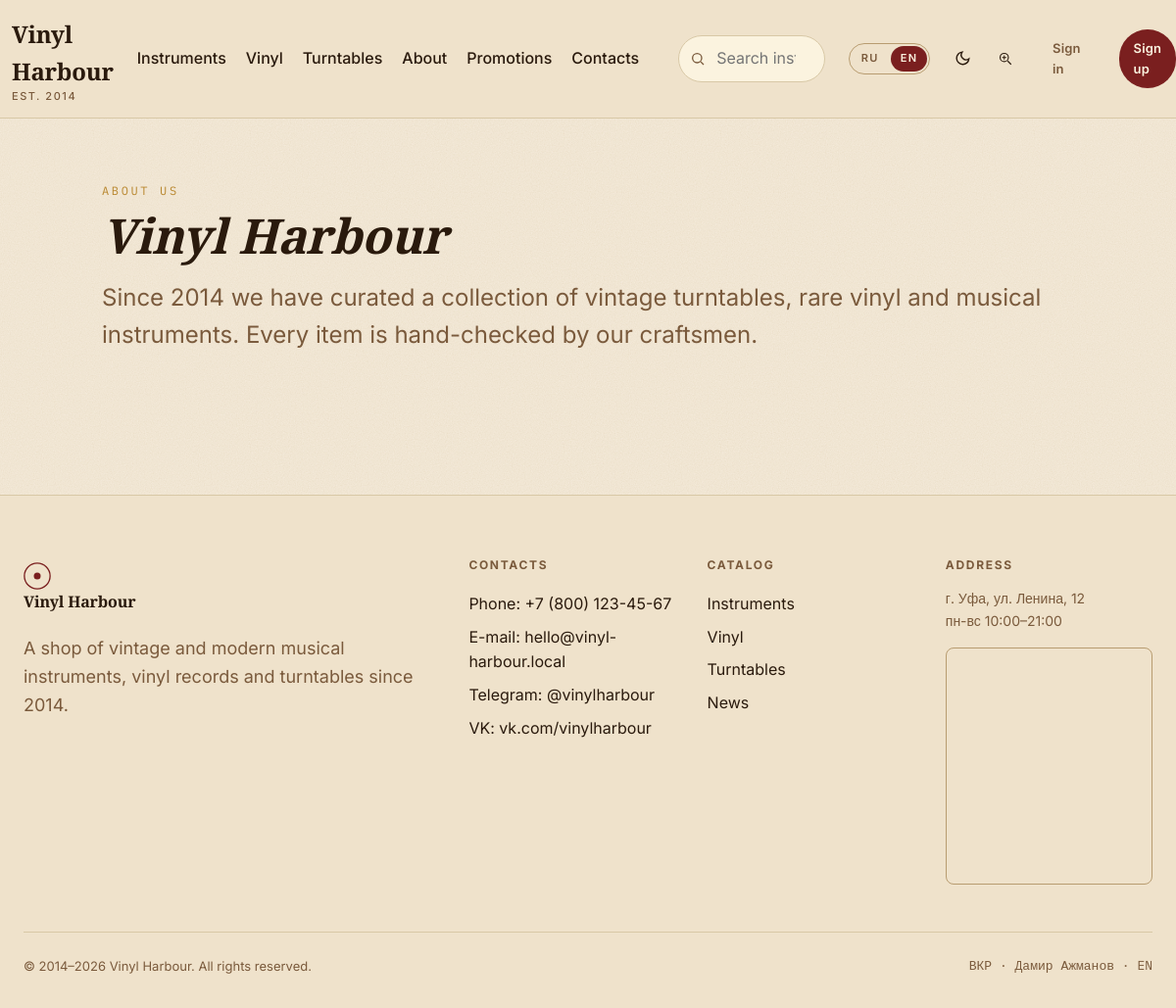
Screenshot of /about?lang=en with the database file from the repository.
### app/models.py (models this page shows, shortened)
class Category(db.Model):
    __tablename__ = "categories"
    id = db.Column(db.Integer, primary_key=True)
    slug = db.Column(db.String(64), unique=True, nullable=False)
    name_ru = db.Column(db.String(120), nullable=False)
    name_en = db.Column(db.String(120), nullable=False)
    description_ru = db.Column(db.Text, default="")
    description_en = db.Column(db.Text, default="")
    products = db.relationship("Product", backref="category", lazy="dynamic")

### app/blueprints/main/routes.py (the view)
@bp.route("/about")
def about():
    return render_template("about.html")

### app/i18n.py (called while the page is built)
def translations(lang):
    return TRANSLATIONS.get(lang, TRANSLATIONS["ru"])

### app/templates/about.html
{% extends 'base.html' %}
{% block content %}
<section class="section">
  <div class="container-default">
    <div class="section-eyebrow">{{ t.about_us }}</div>
    <h1 style="font-style: italic;">{{ t.site_name }}</h1>
    <p style="margin-top: var(--space-4); color: var(--color-text-muted); font-size: var(--text-lg);">{{ t.about_text }}</p>
  </div>
</section>
{% endblock %}

### app/templates/base.html (shortened to what this page needs)
<!DOCTYPE html>
<html lang="{{ lang }}">
<head>
  <link rel="stylesheet" href="{{ url_for('static', filename='css/style.css') }}">
</head>
<body>
<header class="site-header">
  <div class="container header-top">
    <a href="{{ url_for('main.index') }}" class="logo" aria-label="{{ t.site_name }}">
      <span>{{ t.site_name }}<small>EST. 2014</small></span>
    </a>
    <nav class="nav-main">
      <a href="{{ url_for('catalog.category', slug='instruments') }}">{{ t.instruments }}</a>
      <a href="{{ url_for('catalog.category', slug='vinyl') }}">{{ t.vinyl }}</a>
      <a href="{{ url_for('catalog.category', slug='players') }}">{{ t.players }}</a>
      <a href="{{ url_for('main.index') }}#about">{{ t.about }}</a>
      <a href="{{ url_for('main.index') }}#promotions">{{ t.promotions }}</a>
      <a href="{{ url_for('main.index') }}#contacts">{{ t.contacts }}</a>
    </nav>
    <form action="{{ url_for('main.search') }}" method="get" class="search-form-header" role="search">
      <svg width="16" height="16" viewBox="0 0 24 24" fill="none" stroke="currentColor" stroke-width="2"><circle cx="11" cy="11" r="7"/><path d="m21 21-4.3-4.3"/></svg>
      <input type="search" name="q" placeholder="{{ t.search_placeholder }}" autocomplete="off" data-search-input>
    </form>
    <div class="lang-toggle" role="group" aria-label="Language">
      <a href="?lang=ru" class="{% if lang=='ru' %}active{% endif %}">RU</a>
      <a href="?lang=en" class="{% if lang=='en' %}active{% endif %}">EN</a>
    </div>
    <button class="icon-btn" data-theme-toggle aria-label="{{ t.theme_dark }}" title="{{ t.theme_dark }}"></button>
    <button class="icon-btn" data-vision-toggle aria-label="{{ t.vision_mode }}" title="{{ t.vision_mode }}">
      <svg width="20" height="20" viewBox="0 0 24 24" fill="none" stroke="currentColor" stroke-width="1.6"><circle cx="11" cy="11" r="6"/><path d="m21 21-5-5"/><path d="M11 8v6M8 11h6" stroke-width="1.4"/></svg>
    </button>
    {% if current_user.is_authenticated %}
      <a href="{{ url_for('cart.index') }}" class="icon-btn cart-btn" aria-label="{{ t.cart }}">
        <svg width="20" height="20" viewBox="0 0 24 24" fill="none" stroke="currentColor" stroke-width="1.6"><path d="M6 6h15l-1.5 9h-12z"/><circle cx="9" cy="20" r="1.5"/><circle cx="18" cy="20" r="1.5"/><path d="M6 6 5 3H2"/></svg>
        {% set cart_count = current_user.cart_items.count() %}
        {% if cart_count %}<span class="badge">{{ cart_count }}</span>{% endif %}
      </a>
      <a href="{{ url_for('account.index') }}" class="icon-btn" aria-label="{{ t.account }}" title="{{ t.account }}">
        <svg width="20" height="20" viewBox="0 0 24 24" fill="none" stroke="currentColor" stroke-width="1.6"><circle cx="12" cy="8" r="4"/><path d="M4 21c0-4 4-7 8-7s8 3 8 7"/></svg>
      </a>
      {% if current_user.is_admin %}<a href="{{ url_for('admin.index') }}" class="btn btn-outline btn-sm">{{ t.admin }}</a>{% endif %}
      <a href="{{ url_for('auth.logout') }}" class="btn btn-ghost btn-sm">{{ t.logout }}</a>
    {% else %}
      <a href="{{ url_for('auth.login') }}" class="btn btn-ghost btn-sm">{{ t.login }}</a>
      <a href="{{ url_for('auth.register') }}" class="btn btn-primary btn-sm">{{ t.register }}</a>
    {% endif %}
  </div>
</header>
<main>
  {% block content %}{% endblock %}
</main>
<footer class="site-footer" id="contacts">
  <div class="container">
    <div class="footer-grid">
      <div>
        <a href="{{ url_for('main.index') }}" class="logo">
          <svg width="28" height="28" viewBox="0 0 32 32" fill="none">
            <circle cx="16" cy="16" r="15" stroke="currentColor" stroke-width="1.5"/>
            <circle cx="16" cy="16" r="4" fill="currentColor"/>
          </svg>
          <span>{{ t.site_name }}</span>
        </a>
        <p style="margin-top: 1rem; color: var(--color-text-muted);">{{ t.footer_about }}</p>
      </div>
      <div>
        <h4>{{ t.contacts }}</h4>
        <a href="tel:+78001234567">{{ t.phone }}: +7 (800) 123-45-67</a>
        <a href="mailto:hello@vinyl-harbour.local">{{ t.email }}: hello@vinyl-harbour.local</a>
        <a href="#">Telegram: @vinylharbour</a>
        <a href="#">VK: vk.com/vinylharbour</a>
      </div>
      <div>
        <h4>{{ t.catalog }}</h4>
        <a href="{{ url_for('catalog.category', slug='instruments') }}">{{ t.instruments }}</a>
        <a href="{{ url_for('catalog.category', slug='vinyl') }}">{{ t.vinyl }}</a>
        <a href="{{ url_for('catalog.category', slug='players') }}">{{ t.players }}</a>
        <a href="{{ url_for('main.news_list') }}">{{ t.news }}</a>
      </div>
      <div>
        <h4>{{ t.address }}</h4>
        <p style="font-size: 0.875rem; color: var(--color-text-muted);">г. Уфа, ул. Ленина, 12<br>пн-вс 10:00–21:00</p>
        <div class="map-embed">
          <iframe src="https://yandex.ru/map-widget/v1/?ll=55.957727%2C54.735152&z=14&pt=55.957727,54.735152,pm2rdm" loading="lazy" allowfullscreen title="Карта"></iframe>
        </div>
      </div>
    </div>
    <div class="copyright">
      <span>© 2014–2026 {{ t.site_name }}. {{ t.rights }}.</span>
      <span style="font-family: var(--font-mono);">ВКР · Дамир Ажманов · {{ lang|upper }}</span>
    </div>
  </div>
</footer>
</body>
</html>

### rows the page displays
Category: instruments "Instruments"
Category: vinyl "Vinyl"
Category: players "Turntables"

### other values shown
{{ t.site_name }} "Vinyl Harbour"
{{ t.about }} "About"
{{ t.promotions }} "Promotions"
{{ t.contacts }} "Contacts"
{{ t.login }} "Sign in"
{{ t.register }} "Sign up"
{{ t.about_us }} "ABOUT US"
{{ t.about_text }} "Since 2014 we have curated a collection of vintage turntables, rare vinyl and musical instruments. Every item is hand-checked by our craftsmen."
{{ t.footer_about }} "A shop of vintage and modern musical instruments, vinyl records and turntables since 2014."
{{ t.contacts }} "CONTACTS"
{{ t.phone }} "Phone"
{{ t.email }} "E-mail"
{{ t.catalog }} "CATALOG"
{{ t.news }} "News"
{{ t.address }} "ADDRESS"
